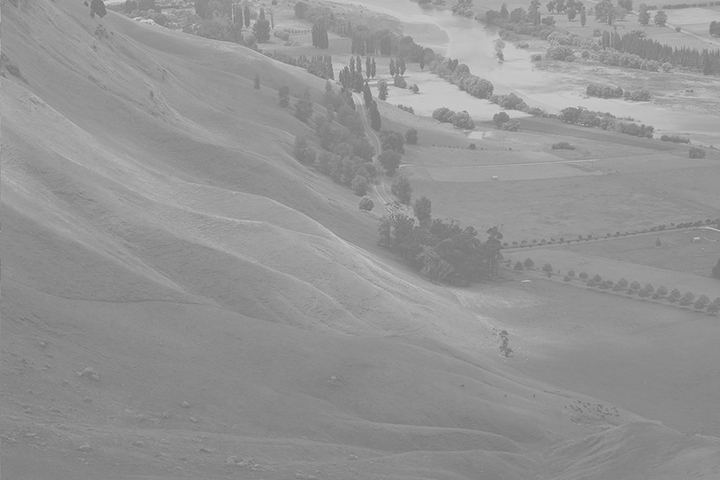
#> input picture Day3/Hawkes.jpg, 720 x 480 px
$ python 4_normalize.py
#> lines starting #> are read from the running program, lines starting #| are printed output that depends on the picture
import cv2
import numpy as np
import matplotlib.pyplot as plt

img = cv2.imread('./Hawkes.jpg', cv2.IMREAD_GRAYSCALE)
#> img is the input picture: shape (480, 720); min 112, max 214, mean 148

img_norm = cv2.normalize(img, None, 0, 255, cv2.NORM_MINMAX)
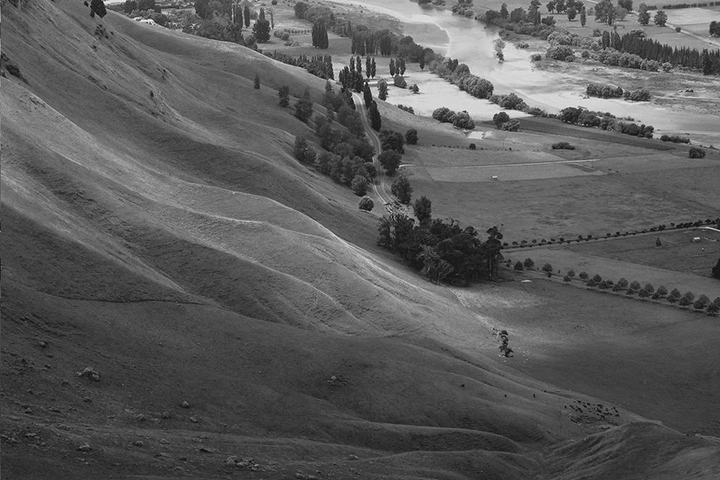
#> img_norm: shape (480, 720); min 0, max 255, mean 90
hist = cv2.calcHist([img], [0], None, [256], [0, 255])
#> hist = 256 values, max 13863 at index 138, min 0 at index 0, mean 1350
hist_norm = cv2.calcHist([img_norm], [0], None, [256], [0, 255])
#> hist_norm = 256 values, max 13863 at index 65, min 0 at index 1, mean 1350

cv2.imshow('img', img )
cv2.imshow('img_norm', img_norm )

hists = {'hist': hist, 'hist_norm': hist_norm}

for i, (k,v) in enumerate(hists.items()):
    plt.subplot(1,2,i+1)
    plt.title(k)
    plt.plot(v)
#> this loop made 2 passes
#> k on passes 1 to 2: 'hist', 'hist_norm'

plt.show()
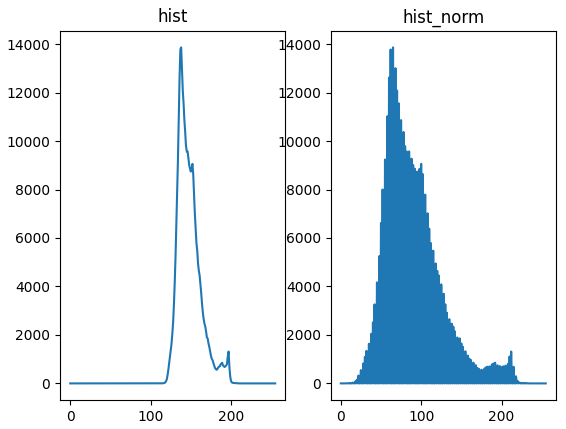
#> figure drawn by matplotlib, 2 panels; panel 1: curve peaks at x = 138, y = 13863; panel 2: curve peaks at x = 65, y = 13863
cv2.waitKey()
